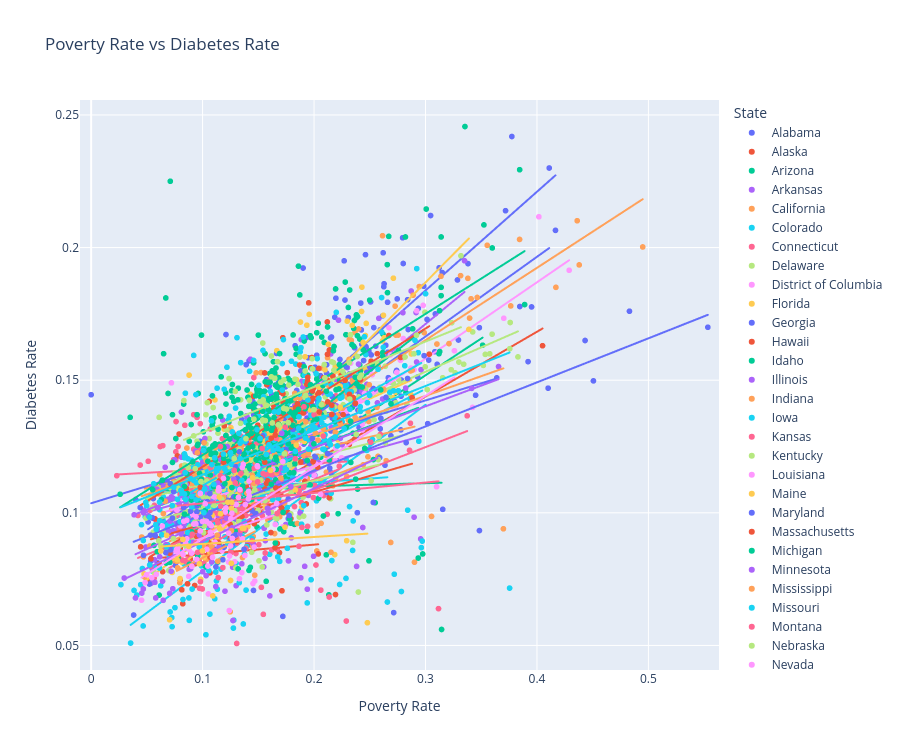

Notebook cell for this chart:
### Markdown cell above
# Visualization 1 - Poverty Rate vs Diabetes Rate

**Poorer counties tend to have higher diabetes rates.**  

Each dot is a county, and each line shows the trend within one state. Click a state in the legend to hide it, or double-click to show only that state. Zoom in to explore the crowded area on the left.

### Code cell
fig1 = px.scatter(
    df,
    x = "PovertyRatePerc",
    y = "DiabetesRate",
    color = "State",
    hover_data = {
    "County": True,
    "PovertyRatePerc": ":.1%",
    "DiabetesRate": ":.1%",
    },
    trendline = "ols",
    title = "Poverty Rate vs Diabetes Rate",
    labels = {
        'PovertyRatePerc': 'Poverty Rate',
        'DiabetesRate': 'Diabetes Rate'
    },
    height = 750
)

x_min = df["PovertyRatePerc"].min()
x_max = df["PovertyRatePerc"].max()

y_min = df["DiabetesRate"].min()
y_max = df["DiabetesRate"].max()

fig1.update_xaxes(range = [x_min - 0.01, x_max + 0.01])
fig1.update_yaxes(range = [y_min - 0.01, y_max + 0.01]);

fig1.show()
